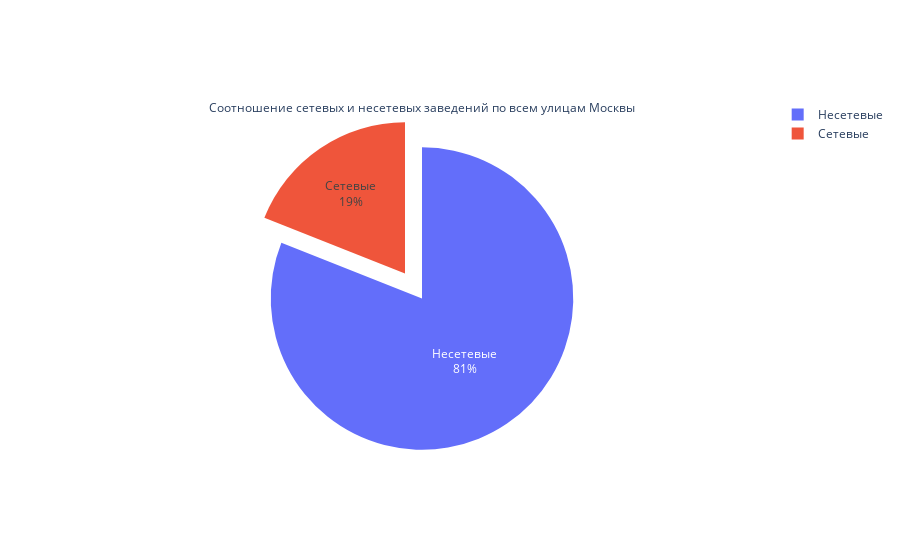

This figure's notebook cell:
### Code cell
fig = go.Figure(go.Pie(
    labels=['Несетевые', 'Сетевые'],
    values = chain_objects['percent'], title='Cоотношение сетевых и несетевых заведений по всем улицам Москвы'))
fig.update_traces(textposition='inside', textinfo='percent+label', pull=[0,0.2])
fig.show()

### Figure 1 — Plotly figure (JSON) as saved in the notebook; plotly's stock layout.template omitted (floating-point values rounded to 4 significant figures)
{"data": [{"labels": ["Несетевые", "Сетевые"], "pull": [0, 0.2], "textinfo": "percent+label", "textposition": "inside", "title": {"text": "Cоотношение сетевых и несетевых заведений по всем улицам Москвы"}, "type": "pie", "values": [81, 19]}], "layout": {}}
